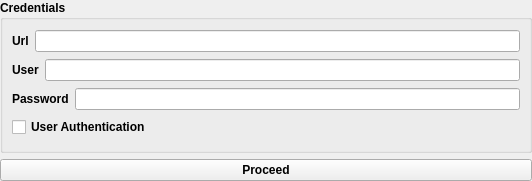
<?xml version="1.0" encoding="UTF-8"?>
<ui version="4.0">
 <class>Form</class>
 <widget class="QWidget" name="Form">
  <property name="geometry">
   <rect>
    <x>0</x>
    <y>0</y>
    <width>532</width>
    <height>181</height>
   </rect>
  </property>
  <property name="font">
   <font>
    <weight>75</weight>
    <bold>true</bold>
   </font>
  </property>
  <property name="windowTitle">
   <string>Collect Shotgrid Credentials</string>
  </property>
  <layout class="QVBoxLayout" name="verticalLayout">
   <property name="leftMargin">
    <number>0</number>
   </property>
   <property name="topMargin">
    <number>0</number>
   </property>
   <property name="rightMargin">
    <number>0</number>
   </property>
   <property name="bottomMargin">
    <number>0</number>
   </property>
   <item>
    <widget class="QGroupBox" name="groupBox">
     <property name="title">
      <string>Credentials</string>
     </property>
     <layout class="QVBoxLayout" name="verticalLayout_3">
      <item>
       <layout class="QHBoxLayout" name="horizontalLayout">
        <item>
         <widget class="QLabel" name="label">
          <property name="text">
           <string>Url</string>
          </property>
         </widget>
        </item>
        <item>
         <widget class="QLineEdit" name="urlLineEdit"/>
        </item>
       </layout>
      </item>
      <item>
       <layout class="QHBoxLayout" name="horizontalLayout_2">
        <item>
         <widget class="QLabel" name="label_2">
          <property name="text">
           <string>User</string>
          </property>
         </widget>
        </item>
        <item>
         <widget class="QLineEdit" name="userLineEdit"/>
        </item>
       </layout>
      </item>
      <item>
       <layout class="QHBoxLayout" name="horizontalLayout_3">
        <item>
         <widget class="QLabel" name="label_3">
          <property name="text">
           <string>Password</string>
          </property>
         </widget>
        </item>
        <item>
         <widget class="QLineEdit" name="passLineEdit"/>
        </item>
       </layout>
      </item>
      <item>
       <widget class="QCheckBox" name="AuthTypeCheckBox">
        <property name="text">
         <string>User Authentication</string>
        </property>
       </widget>
      </item>
     </layout>
    </widget>
   </item>
   <item>
    <widget class="QPushButton" name="pushButton">
     <property name="text">
      <string>Proceed</string>
     </property>
    </widget>
   </item>
  </layout>
 </widget>
 <resources/>
 <connections/>
</ui>
